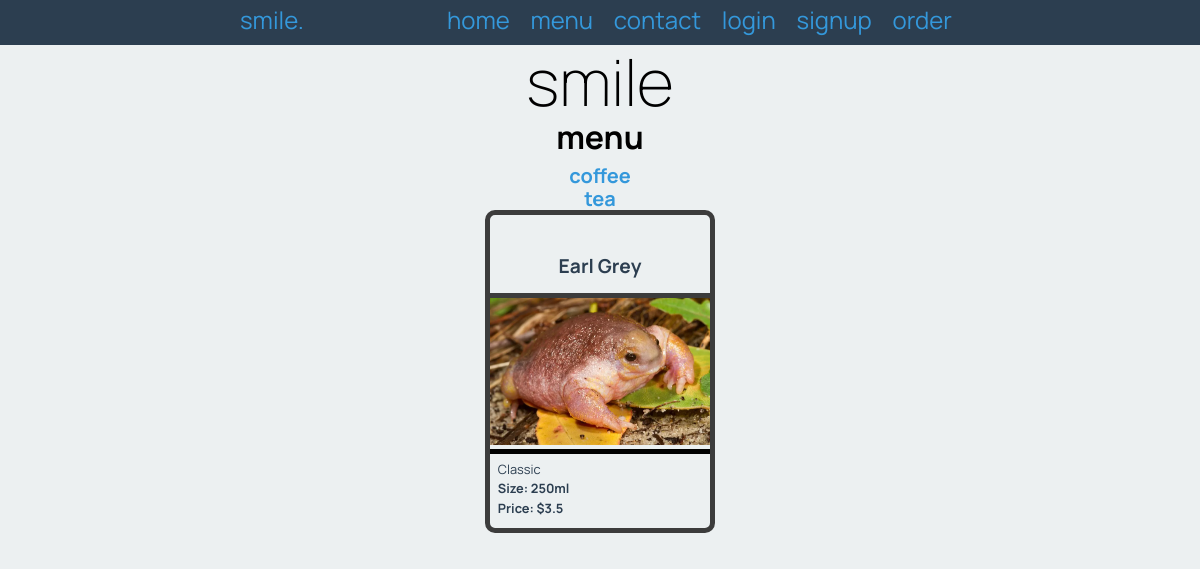
The app's page /menu/2, older data.
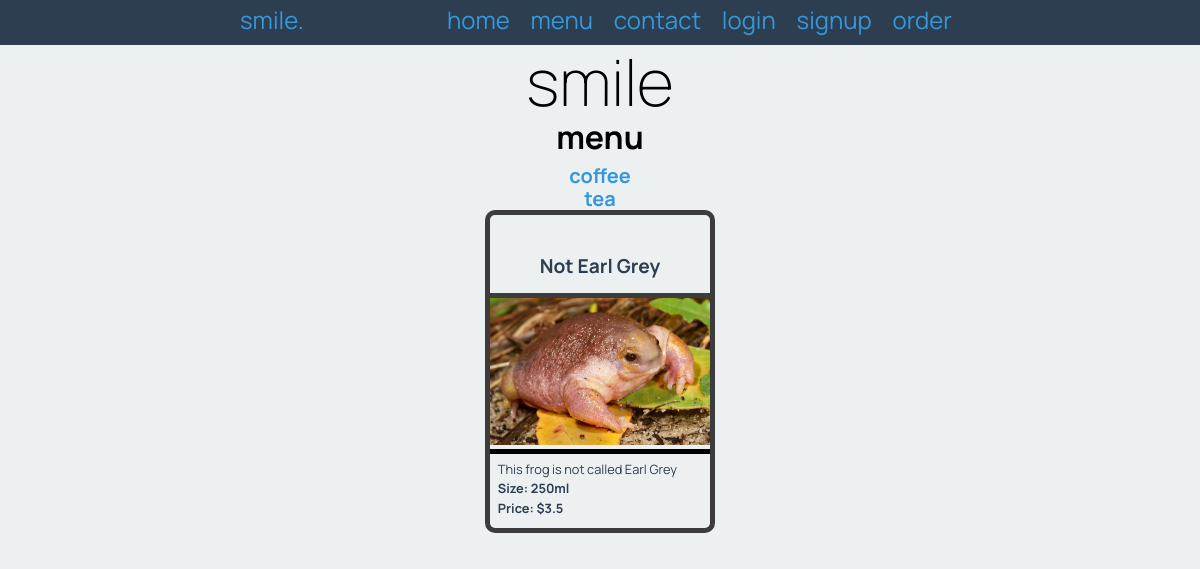
The same page, newer data.
### tables this page shows
CREATE TABLE "category"
(
    id   integer
        primary key,
    name varchar(20)
);

CREATE TABLE "products"
(
    id          integer
        primary key autoincrement,
    name        varchar(30),
    description varchar(300),
    volume      char(6),
    image       varchar(30),
    price       float
, cat_id integer);

### app.py (the view)
@app.route('/menu/<cat_id>')
def menu_page(cat_id):
    order_start = request.args.get("order")
    if order_start == "start" and not is_ordering():
        session["order"] = []
    product_list = get_list("SELECT id, name, description, volume, image, price FROM products WHERE cat_id=?", (cat_id, ))
    category_list = get_list("SELECT id, name FROM category", "")
    print(product_list)
    return render_template("menu.html", products=product_list, categories=category_list, logged_in=is_logged_in(),
                           ordering=is_ordering())

### app.py (called while the page is built)
def create_connection(db_file):
    try:
        connection = sqlite3.connect(db_file)
        return connection
    except Error as e:
        print(e)
    return None

def get_list(query, execute):
    con = create_connection(DATABASE)
    cur = con.cursor()
    cur.execute(query, execute)
    category_list = cur.fetchall()
    con.close()
    return category_list

def is_logged_in():
    if session.get("email") is None:
        print("not logged in")
        return False
    else:
        print(session.get("email"))
        print("logged in")
        return True

def is_ordering():
    if request.args.get("order") == "start":
        return True
    else:
        return False

### templates/menu.html (shortened to what this page needs)
{% extends 'base.html' %}
{% block pageheading %}
menu
{% endblock %}
{% block main %}
    <div class="category-menu">
        <ul>
            {% for category in categories %}
            <li><a href="{{ category[0] }}">{{ category[1] }}</a></li>
            {% endfor %}
        </ul>
    </div>
    <form method="POST">
    <div class="products">
        {% for coffee in products %}
        <div class="product-box">
            <div class="product-box-heading">
                <h3>{{ coffee[1] }}</h3>
            </div>
            <div class="product-box-image">
                <img src="/static/images/{{ coffee[4] }}.jpg">
            </div>
            <div class="product-box-info">
                <p>{{ coffee[2] }}</p>
                <p><strong>Size: {{ coffee[3] }}</strong></p>
                <p><strong>Price: ${{ coffee[5] }}</strong></p>
            </div>
        </div>
        {% endfor %}
    </div>
    </form>
{% endblock %}

### templates/base.html (shortened to what this page needs)
<!DOCTYPE html>
<html>
<head>
    <link rel="stylesheet" href="https://cdnjs.cloudflare.com/ajax/libs/normalize/8.0.1/normalize.css"/>
    <link href="{{ url_for('static', filename='smile.css') }}" rel="stylesheet">
</head>
<body>
<nav>
    <div class="container">
        <div class="navbar-brand">smile.</div>
        <div class="navbar-links">
            <a href="/">home</a>
            <a href="/menu/1">menu</a>
            <a href="/contact">contact</a>
            {% if logged_in %}
                <a href="/logout">logout</a>
                <a href="/admin">admin</a>
            {% else %}
                <a href="/login">login</a>
                <a href="/signup">signup</a>
            {% endif %}
            {% if ordering %}
                <a href="/cart">cart</a>
            {% else %}
                <a href="/menu/1?order=start">order</a>
            {% endif %}
        </div>
    </div>
</nav>
<div class="container">
    <header>
        <h1>smile</h1>
        <h2>{% block pageheading %}{% endblock %}</h2>
    </header>
    <main>
        {% block main %}
        {% endblock %}
    </main>
</div>
</body>
</html>

### static/smile.css (style rules this page uses)
* { font-family: 'Manrope', sans-serif; padding: 0; margin: 0; box-sizing: border-box; }
body { background-color: rgba(236, 240, 241, 1.0); }
.container { width: 60vw; margin: auto; }
.container::after { content: ""; clear: both; display: table; }
img { max-width: 100%; }
h1 { text-align: center; font-weight: 200; font-size: 4rem; margin: 0; }
h2 { font-size: 2rem; text-align: center; margin: 0 0 0.5rem 0; }
h3, h4 { text-align: center; margin: 2rem 0 0.5rem 0; }
ul { font-weight: bold; font-size: 20px; text-align: center; list-style-type: none; }
nav { background-color: rgba(44, 62, 80, 1.0); text-align: center; font-size: 1.5rem; padding-top: 0.4rem; padding-bottom: 0.7rem; color: rgba(52, 152, 219, 1.0); }
.navbar-brand { display: inline; float: left; }
.navbar-links { display: inline; float: right; }
nav a { padding: 0 0.5rem; font-size: 1.5rem; }
a, a:visited { color: rgba(52, 152, 219, 1.0); text-decoration: none; }
.products { display: flex; flex-wrap: wrap; justify-content: space-evenly; }
.product-box { width: 32%; border: 5px solid rgba(60, 60, 60, 1.0); border-radius: 10px; color: rgba(44, 62, 80, 1.0); margin-bottom: 0.5rem; }
.product-box-heading { padding: 0.5rem; }
.product-box-image { max-height: 250px; object-fit: cover; overflow: clip; border-top: 5px solid rgba(60, 60, 60, 1); border-bottom: 5px solid black; }
.product-box-info { padding: 0.5rem; }
.product-box h3 { font-size: 1.2rem; text-align: center; }
.product-box p { font-size: 0.8rem; margin-bottom: 0.3rem; }

Row changes from the older to the newer data that the page shows:
changed products "250ml": name "Earl Grey" → "Not Earl Grey"; description "Classic" → "This frog is not called Earl Grey"
